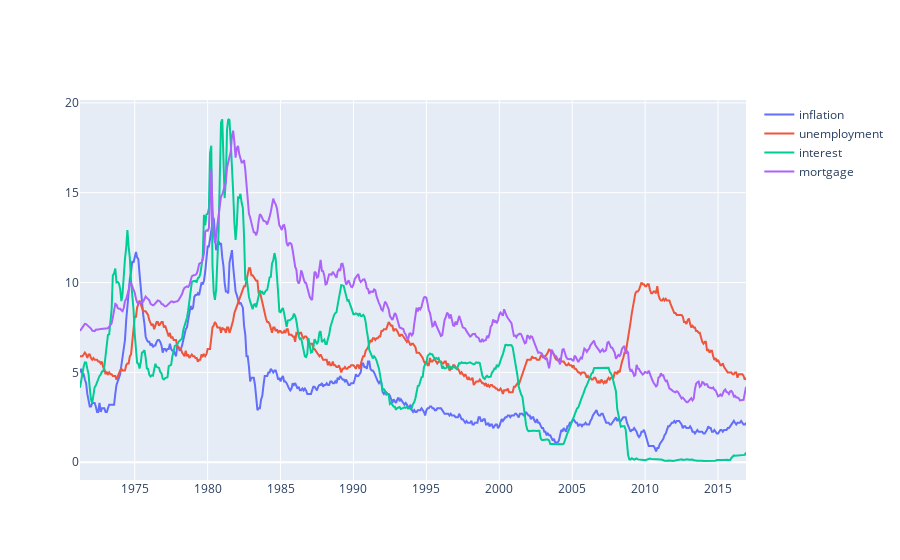

Notebook cell for this chart:
### Markdown cell above
# Making Sense of 4 National Rates: 
# Inflation, Unemployment, Interest, and Mortgage

### Code cell
import pandas as pd
import plotly

# load dataset
rates = pd.read_csv('rates.csv')
rates = rates.set_index('DATE')

# plot dataset
plotly.offline.init_notebook_mode(connected=True)
inflation = {'type': 'scatter', 'x': rates.index.tolist(), 'y': rates['INFLATION'].tolist(), 'name':'inflation'}
unemployment = {'type': 'scatter', 'x': rates.index.tolist(), 'y': rates['UNEMPLOYMENT'].tolist(), 'name':'unemployment'}
interest = {'type': 'scatter', 'x': rates.index.tolist(), 'y': rates['INTEREST'].tolist(), 'name':'interest'}
mortgage = {'type': 'scatter', 'x': rates.index.tolist(), 'y': rates['MORTGAGE'].tolist(), 'name':'mortgage'}

plotly.offline.iplot([inflation, unemployment, interest, mortgage])

### Figure 1 — Plotly figure (JSON) as saved in the notebook; plotly's stock layout.template omitted (floating-point values rounded to 4 significant figures; data arrays with more than 128 entries replaced by an {"elided": "..."} marker saying what was removed)
{"data": [{"name": "inflation", "type": "scatter", "x": {"elided": "549 str values"}, "y": {"elided": "549 float values"}}, {"name": "unemployment", "type": "scatter", "x": {"elided": "549 str values"}, "y": {"elided": "549 float values"}}, {"name": "interest", "type": "scatter", "x": {"elided": "549 str values"}, "y": {"elided": "549 float values"}}, {"name": "mortgage", "type": "scatter", "x": {"elided": "549 str values"}, "y": {"elided": "549 float values"}}], "layout": {}}
